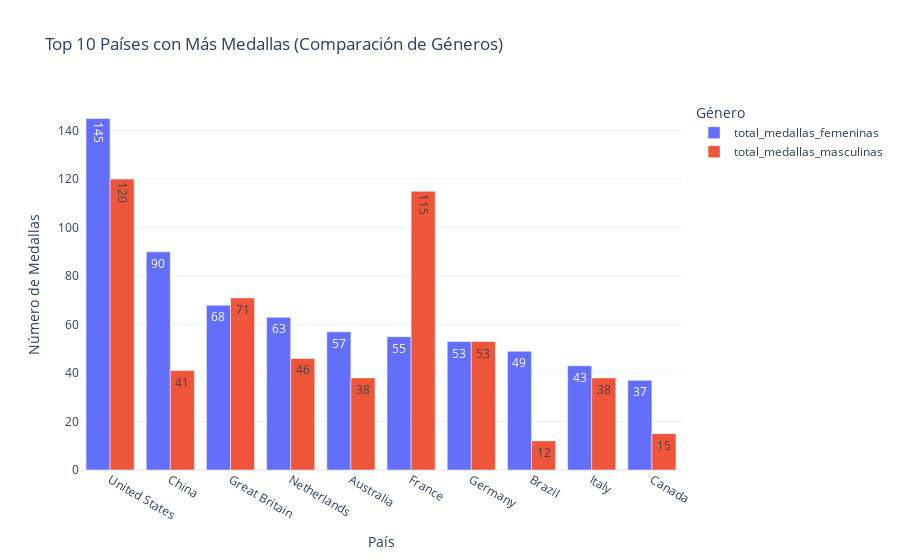

Notebook code for this chart:
### Code cell
import pandas as pd
import pymysql
from sqlalchemy import create_engine
import getpass  # Para obtener la contraseña sin mostrar la entrada
import plotly.express as px

# Obtener la contraseña de forma segura
password = getpass.getpass(prompt="Introduce la contraseña de MySQL: ")

# Configuración de la base de datos y la conexión
bd = "deportesdb"
connection_string = f'mysql+pymysql://root:{password}@localhost/{bd}'
engine = create_engine(connection_string)

# Consulta para el Top 10 Países con Más Medallas Femeninas
consulta_mas = """
    SELECT 
        a.country,
        COUNT(CASE WHEN a.gender = 'Female' THEN 1 END) AS total_medallas_femeninas,
        COUNT(CASE WHEN a.gender = 'Male' THEN 1 END) AS total_medallas_masculinas
    FROM Atletas a
    JOIN Medalla m ON a.code = m.code
    GROUP BY a.country
    ORDER BY total_medallas_femeninas DESC
    LIMIT 10
"""

# Consulta para el Top 10 Países con Menos Medallas Femeninas
consulta_menos = """
    SELECT 
        a.country,
        COUNT(CASE WHEN a.gender = 'Female' THEN 1 END) AS total_medallas_femeninas,
        COUNT(CASE WHEN a.gender = 'Male' THEN 1 END) AS total_medallas_masculinas
    FROM Atletas a
    JOIN Medalla m ON a.code = m.code
    GROUP BY a.country
    ORDER BY total_medallas_femeninas ASC
    LIMIT 10
"""

# Leer las consultas SQL en DataFrames
df_mas = pd.read_sql(consulta_mas, con=engine)
df_menos = pd.read_sql(consulta_menos, con=engine)

# Mostrar los DataFrames para verificar los resultados
print("Top 10 Países con Más Medallas Femeninas:")
print(df_mas)

print("\nTop 10 Países con Menos Medallas Femeninas:")
print(df_menos)

# Transformar los DataFrames a formato largo
df_mas_long = df_mas.melt(id_vars='country', value_vars=['total_medallas_femeninas', 'total_medallas_masculinas'], 
                          var_name='genero', value_name='total_medallas')
df_menos_long = df_menos.melt(id_vars='country', value_vars=['total_medallas_femeninas', 'total_medallas_masculinas'], 
                              var_name='genero', value_name='total_medallas')

# Crear gráficos interactivos con Plotly para la participación femenina
fig_mas = px.bar(df_mas_long, x='country', y='total_medallas', color='genero',
                 title='Top 10 Países con Más Medallas (Comparación de Géneros)',
                 labels={'country': 'País', 'total_medallas': 'Número de Medallas', 'genero': 'Género'},
                 text='total_medallas',
                 template='plotly_white')

fig_menos = px.bar(df_menos_long, x='country', y='total_medallas', color='genero',
                  title='Top 10 Países con Menos Medallas (Comparación de Géneros)',
                  labels={'country': 'País', 'total_medallas': 'Número de Medallas', 'genero': 'Género'},
                  text='total_medallas',
                  template='plotly_white')

# Ajustar el diseño del gráfico
fig_mas.update_layout(barmode='group', xaxis_title='País', yaxis_title='Número de Medallas')
fig_menos.update_layout(barmode='group', xaxis_title='País', yaxis_title='Número de Medallas')

# Mostrar los gráficos interactivos
fig_mas.show()
fig_menos.show()

### Figure 1 — Plotly figure (JSON) as saved in the notebook; plotly's stock layout.template omitted (floating-point values rounded to 4 significant figures)
{"data": [{"alignmentgroup": "True", "hovertemplate": "Género=total_medallas_femeninas<br>País=%{x}<br>Número de Medallas=%{text}<extra></extra>", "legendgroup": "total_medallas_femeninas", "marker": {"color": "#636efa", "pattern": {"shape": ""}}, "name": "total_medallas_femeninas", "offsetgroup": "total_medallas_femeninas", "orientation": "v", "showlegend": true, "text": [145, 90, 68, 63, 57, 55, 53, 49, 43, 37], "textposition": "auto", "type": "bar", "x": ["United States", "China", "Great Britain", "Netherlands", "Australia", "France", "Germany", "Brazil", "Italy", "Canada"], "xaxis": "x", "y": [145, 90, 68, 63, 57, 55, 53, 49, 43, 37], "yaxis": "y"}, {"alignmentgroup": "True", "hovertemplate": "Género=total_medallas_masculinas<br>País=%{x}<br>Número de Medallas=%{text}<extra></extra>", "legendgroup": "total_medallas_masculinas", "marker": {"color": "#EF553B", "pattern": {"shape": ""}}, "name": "total_medallas_masculinas", "offsetgroup": "total_medallas_masculinas", "orientation": "v", "showlegend": true, "text": [120, 41, 71, 46, 38, 115, 53, 12, 38, 15], "textposition": "auto", "type": "bar", "x": ["United States", "China", "Great Britain", "Netherlands", "Australia", "France", "Germany", "Brazil", "Italy", "Canada"], "xaxis": "x", "y": [120, 41, 71, 46, 38, 115, 53, 12, 38, 15], "yaxis": "y"}], "layout": {"barmode": "group", "legend": {"title": {"text": "Género"}, "tracegroupgap": 0}, "title": {"text": "Top 10 Países con Más Medallas (Comparación de Géneros)"}, "xaxis": {"anchor": "y", "domain": [0, 1], "title": {"text": "País"}}, "yaxis": {"anchor": "x", "domain": [0, 1], "title": {"text": "Número de Medallas"}}}}
